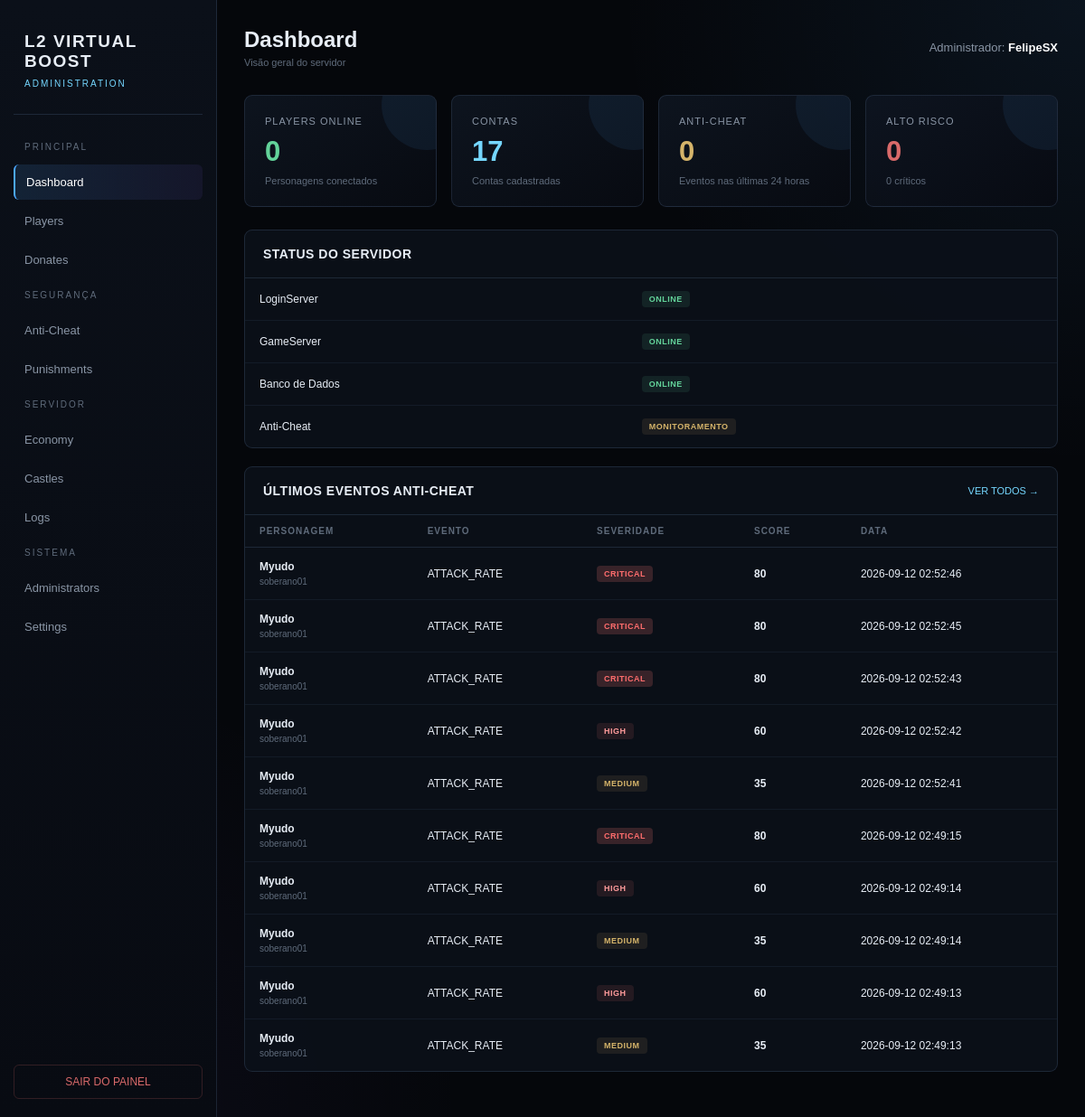
/site/admin/index.php (signed in), run on the app's committed database.
### tables this page shows
CREATE TABLE `anticheat_events` (
  `id` bigint(20) unsigned NOT NULL AUTO_INCREMENT,
  `character_name` varchar(100) DEFAULT NULL,
  `account_name` varchar(100) DEFAULT NULL,
  `ip_address` varchar(45) DEFAULT NULL,
  `hwid` varchar(255) DEFAULT NULL,
  `event_type` varchar(80) NOT NULL,
  `severity` enum('LOW','MEDIUM','HIGH','CRITICAL') NOT NULL DEFAULT 'LOW',
  `score` tinyint(3) unsigned NOT NULL DEFAULT 0,
  `details` text DEFAULT NULL,
  `created_at` datetime NOT NULL DEFAULT current_timestamp(),
  PRIMARY KEY (`id`),
  KEY `idx_ac_created` (`created_at`),
  KEY `idx_ac_character` (`character_name`),
  KEY `idx_ac_ip` (`ip_address`),
  KEY `idx_ac_severity` (`severity`)
);

### site/admin/includes/auth.php (called while the page is built, shortened)
<?php
function admin_logged_in(): bool
{
    return isset($_SESSION['admin_id'])
        && (int) $_SESSION['admin_id'] > 0;
}
function current_admin(): ?array
{
    global $pdo;
    $stmt = $pdo->prepare("
        SELECT
            id,
            username,
            role,
            active,
            created_at,
            last_login
        FROM admin_users
        WHERE id = ?
        LIMIT 1
    ");
    $stmt->execute([
        (int) $_SESSION['admin_id']
    ]);
    $result = $stmt->fetch();
    $admin = $result;
    return $admin;
}

### site/admin/index.php (the view, shortened to what this page needs)
<?php
require_once __DIR__ . '/includes/auth.php';
$admin = current_admin();
$onlinePlayers = 0;
try {
    $stmt = $pdo->query("
        SELECT COUNT(*) AS total
        FROM characters
        WHERE online = 1
    ");
    $onlinePlayers = (int)($stmt->fetch()['total'] ?? 0);
} catch (Throwable $e) {
    $onlinePlayers = 0;
}
$totalAccounts = 0;
try {
    $stmt = $pdo->query("
        SELECT COUNT(*) AS total
        FROM accounts
    ");
    $totalAccounts = (int)($stmt->fetch()['total'] ?? 0);
} catch (Throwable $e) {
    $totalAccounts = 0;
}
$antiCheatTotal = 0;
$antiCheatHigh = 0;
$antiCheatCritical = 0;
try {
    $stmt = $pdo->query("
        SELECT COUNT(*) AS total
        FROM anticheat_events
        WHERE created_at >= DATE_SUB(NOW(), INTERVAL 24 HOUR)
    ");
    $antiCheatTotal = (int)($stmt->fetch()['total'] ?? 0);
    $stmt = $pdo->query("
        SELECT COUNT(*) AS total
        FROM anticheat_events
        WHERE severity = 'HIGH'
        AND created_at >= DATE_SUB(NOW(), INTERVAL 24 HOUR)
    ");
    $antiCheatHigh = (int)($stmt->fetch()['total'] ?? 0);
    $stmt = $pdo->query("
        SELECT COUNT(*) AS total
        FROM anticheat_events
        WHERE severity = 'CRITICAL'
        AND created_at >= DATE_SUB(NOW(), INTERVAL 24 HOUR)
    ");
    $antiCheatCritical = (int)($stmt->fetch()['total'] ?? 0);
} catch (Throwable $e) {
    $antiCheatTotal = 0;
    $antiCheatHigh = 0;
    $antiCheatCritical = 0;
}
$recentEvents = [];
try {
    $stmt = $pdo->query("
        SELECT
            id,
            character_name,
            account_name,
            ip_address,
            event_type,
            severity,
            score,
            details,
            created_at
        FROM anticheat_events
        ORDER BY id DESC
        LIMIT 10
    ");
    $recentEvents = $stmt->fetchAll();
} catch (Throwable $e) {
    $recentEvents = [];
}
?>
<!DOCTYPE html>
<html lang="pt-BR">
<head>
</head>
<body>
<div class="particles-container">
</div>
<aside class="sidebar">
    <div class="logo">
        <h1>
            L2 VIRTUAL BOOST
        </h1>
        <span>
            ADMINISTRATION
        </span>
    </div>
    <div class="menu">
        <div class="menu-title">
            PRINCIPAL
        </div>
        <a
            href="index.php"
            class="active"
        >
            Dashboard
        </a>
        <a href="players.php">
            Players
        </a>
        <a href="donates.php">
            Donates
        </a>
        <div class="menu-title">
            SEGURANÇA
        </div>
        <a href="anticheat.php">
            Anti-Cheat
        </a>
        <a href="punishments.php">
            Punishments
        </a>
        <div class="menu-title">
            SERVIDOR
        </div>
        <a href="economy.php">
            Economy
        </a>
        <a href="castles.php">
            Castles
        </a>
        <a href="logs.php">
            Logs
        </a>
        <div class="menu-title">
            SISTEMA
        </div>
        <a href="administrators.php">
            Administrators
        </a>
        <a href="settings.php">
            Settings
        </a>
    </div>
    <div class="logout">
        <a href="logout.php">
            SAIR DO PAINEL
        </a>
    </div>
</aside>
<main class="content">
    <div class="topbar">
        <div>
            <h2>
                Dashboard
            </h2>
            <div
                style="
                    color:#5f6b7b;
                    font-size:11px;
                    margin-top:5px;
                "
            >
                Visão geral do servidor
            </div>
        </div>
        <div class="admin-info">
            Administrador:
            <strong>
                <?= htmlspecialchars(
                    $admin['username'] ?? 'Admin',
                    ENT_QUOTES,
                    'UTF-8'
                ) ?>
            </strong>
        </div>
    </div>
    <section class="cards">
        <div class="card">
            <div class="card-title">
                Players Online
            </div>
            <div class="card-value green">
                <?= number_format(
                    $onlinePlayers,
                    0,
                    ',',
                    '.'
                ) ?>
            </div>
            <div class="card-info">
                Personagens conectados
            </div>
        </div>
        <div class="card">
            <div class="card-title">
                Contas
            </div>
            <div class="card-value blue">
                <?= number_format(
                    $totalAccounts,
                    0,
                    ',',
                    '.'
                ) ?>
            </div>
            <div class="card-info">
                Contas cadastradas
            </div>
        </div>
        <div class="card">
            <div class="card-title">
                Anti-Cheat
            </div>
            <div class="card-value gold">
                <?= number_format(
                    $antiCheatTotal,
                    0,
                    ',',
                    '.'
                ) ?>
            </div>
            <div class="card-info">
                Eventos nas últimas 24 horas
            </div>
        </div>
        <div class="card">
            <div class="card-title">
                Alto risco
            </div>
            <div class="card-value red">
                <?= number_format(
                    $antiCheatHigh + $antiCheatCritical,
                    0,
                    ',',
                    '.'
                ) ?>
            </div>
            <div class="card-info">
                <?= $antiCheatCritical ?>
                críticos
            </div>
        </div>
    </section>
    <div class="panel">
        <div class="panel-header">
            <h3>
                STATUS DO SERVIDOR
            </h3>
        </div>
        <table>
            <tbody>
                <tr>
                    <td>
                        LoginServer
                    </td>
                    <td>
                        <span class="badge badge-low">
                            ONLINE
                        </span>
                    </td>
                </tr>
                <tr>
                    <td>
                        GameServer
                    </td>
                    <td>
                        <span class="badge badge-low">
                            ONLINE
                        </span>
                    </td>
                </tr>
                <tr>
                    <td>
                        Banco de Dados
                    </td>
                    <td>
                        <span class="badge badge-low">
                            ONLINE
                        </span>
                    </td>
                </tr>
                <tr>
                    <td>
                        Anti-Cheat
                    </td>
                    <td>
                        <span class="badge badge-medium">
                            MONITORAMENTO
                        </span>
                    </td>
                </tr>
            </tbody>
        </table>
    </div>
    <div class="panel">
        <div class="panel-header">
            <h3>
                ÚLTIMOS EVENTOS ANTI-CHEAT
            </h3>
            <a href="anticheat.php">
                VER TODOS →
            </a>
        </div>
        <?php if (!$recentEvents): ?>
            <div class="empty">
                Nenhum evento Anti-Cheat registrado.
                <br><br>
                O sistema está pronto para começar o monitoramento.
            </div>
        <?php else: ?>
            <table>
                <thead>
                    <tr>
                        <th>
                            Personagem
                        </th>
                        <th>
                            Evento
                        </th>
                        <th>
                            Severidade
                        </th>
                        <th>
                            Score
                        </th>
                        <th>
                            Data
                        </th>
                    </tr>
                </thead>
                <tbody>
                <?php foreach ($recentEvents as $event): ?>
                    <?php
                    $severity =
                        strtoupper(
                            (string)$event['severity']
                        );
                    $badgeClass =
                        'badge-' .
                        strtolower($severity);
                    ?>
                    <tr>
                        <td>
                            <strong>
                                <?= htmlspecialchars(
                                    (string)(
                                        $event['character_name']
                                        ?: '-'
                                    ),
                                    ENT_QUOTES,
                                    'UTF-8'
                                ) ?>
                            </strong>
                            <?php if (!empty($event['account_name'])): ?>
                                <div
                                    style="
                                        color:#5f6b7b;
                                        font-size:10px;
                                        margin-top:4px;
                                    "
                                >
                                    <?= htmlspecialchars(
                                        (string)$event['account_name'],
                                        ENT_QUOTES,
                                        'UTF-8'
                                    ) ?>
                                </div>
                            <?php endif; ?>
                        </td>
                        <td>
                            <?= htmlspecialchars(
                                (string)$event['event_type'],
                                ENT_QUOTES,
                                'UTF-8'
                            ) ?>
                        </td>
                        <td>
                            <span
                                class="badge <?= $badgeClass ?>"
                            >
                                <?= htmlspecialchars(
                                    $severity,
                                    ENT_QUOTES,
                                    'UTF-8'
                                ) ?>
                            </span>
                        </td>
                        <td>
                            <strong>
                                <?= (int)$event['score'] ?>
                            </strong>
                        </td>
                        <td>
                            <?= htmlspecialchars(
                                (string)$event['created_at'],
                                ENT_QUOTES,
                                'UTF-8'
                            ) ?>
                        </td>
                    </tr>
                <?php endforeach; ?>
                </tbody>
            </table>
        <?php endif; ?>
    </div>
</main>
</body>
</html>

### site/admin/index.php (style rules this page uses)
:root { --black:#05070b; --black2:#080b12; --panel:#0b1019; --panel2:#0e1520; --blue:#4ca8ff; --blue2:#1769aa; --cyan:#75d7ff; --purple:#8c65ff; --purple2:#5634b8; --gold:#d5b46a; --text:#e7edf5; --muted:#8995a5; --green:#63d39a; --red:#d96a6a; --line:rgba(130,170,220,.16); }
* { box-sizing:border-box; }
html, body { margin:0; padding:0; min-height:100%; }
body { background: radial-gradient( circle at top right, rgba(76,168,255,.08), transparent 30% ), radial-gradient( circle at bottom left, rgba(140,101,255,.06), transparent 30% ), var(--black); color:var(--text); font-family: Arial, Helvetica, sans-serif; }
.sidebar { position:fixed; left:0; top:0; bottom:0; width:240px; background: linear-gradient( 180deg, #0b1019, #080b12 ); border-right:1px solid var(--line); padding:25px 15px; z-index:100; }
.logo { padding:10px 12px 28px; border-bottom:1px solid var(--line); margin-bottom:20px; }
.logo h1 { margin:0; font-size:19px; letter-spacing:1.5px; }
.logo span { display:block; margin-top:8px; color:var(--cyan); font-size:10px; letter-spacing:2px; }
.menu-title { font-size:10px; color:#5f6b7b; letter-spacing:2px; padding:10px 12px; }
.menu a { display:block; padding:12px; margin:4px 0; color:var(--muted); text-decoration:none; border-radius:6px; font-size:13px; transition:.2s; }
.menu a:hover, .menu a.active { background: linear-gradient( 90deg, rgba(76,168,255,.13), rgba(140,101,255,.08) ); color:white; border-left:2px solid var(--blue); }
.logout { position:absolute; left:15px; right:15px; bottom:20px; }
.logout a { display:block; text-align:center; padding:11px; border:1px solid rgba(217,106,106,.2); color:#d96a6a; text-decoration:none; border-radius:6px; font-size:12px; }
.content { margin-left:240px; padding:30px; min-height:100vh; }
.topbar { display:flex; justify-content:space-between; align-items:center; margin-bottom:30px; }
.topbar h2 { margin:0; font-size:24px; }
.admin-info { color:var(--muted); font-size:13px; }
.admin-info strong { color:white; }
.cards { display:grid; grid-template-columns: repeat(4, minmax(0,1fr)); gap:16px; margin-bottom:25px; }
.card { background: linear-gradient( 145deg, rgba(14,21,32,.95), rgba(8,11,18,.95) ); border:1px solid var(--line); border-radius:9px; padding:22px; position:relative; overflow:hidden; }
.card::after { content:""; position:absolute; width:100px; height:100px; right:-40px; top:-40px; background:rgba(76,168,255,.08); border-radius:50%; }
.card-title { color:var(--muted); font-size:11px; letter-spacing:1px; text-transform:uppercase; }
.card-value { font-size:31px; font-weight:bold; margin-top:10px; }
.card-info { margin-top:8px; color:#5f6b7b; font-size:11px; }
.green { color:var(--green); }
.red { color:var(--red); }
.blue { color:var(--cyan); }
.gold { color:var(--gold); }
.panel { background: rgba(11,16,25,.94); border:1px solid var(--line); border-radius:9px; overflow:hidden; margin-bottom:20px; }
.panel-header { display:flex; justify-content:space-between; align-items:center; padding:18px 20px; border-bottom:1px solid var(--line); }
.panel-header h3 { margin:0; font-size:14px; letter-spacing:.5px; }
.panel-header a { color:var(--cyan); text-decoration:none; font-size:11px; }
table { width:100%; border-collapse:collapse; }
th { text-align:left; padding:12px 16px; color:#5f6b7b; font-size:10px; letter-spacing:1px; text-transform:uppercase; border-bottom:1px solid var(--line); }
td { padding:14px 16px; border-bottom:1px solid rgba(130,170,220,.08); font-size:12px; }
tr:last-child td { border-bottom:0; }
.badge { display:inline-block; padding:4px 8px; border-radius:4px; font-size:9px; font-weight:bold; letter-spacing:.5px; }
.badge-low { background:rgba(99,211,154,.1); color:var(--green); }
.badge-medium { background:rgba(213,180,106,.1); color:var(--gold); }
.badge-high { background:rgba(217,106,106,.12); color:#ff9b9b; }
.badge-critical { background:rgba(217,106,106,.22); color:#ff6d6d; }
.particles-container { position: fixed; top: 0; left: 0; width: 100vw; height: 100vh; overflow: hidden; pointer-events: none; z-index: 1; }

### data on the page
anticheat_events: character_name "Myudo", account_name "soberano01", event_type "ATTACK_RATE", severity "CRITICAL", score "80", created_at "2026-09-12 02:52:46"
anticheat_events: character_name "Myudo", account_name "soberano01", event_type "ATTACK_RATE", severity "CRITICAL", score "80", created_at "2026-09-12 02:52:45"
anticheat_events: character_name "Myudo", account_name "soberano01", event_type "ATTACK_RATE", severity "CRITICAL", score "80", created_at "2026-09-12 02:52:43"
anticheat_events: character_name "Myudo", account_name "soberano01", event_type "ATTACK_RATE", severity "HIGH", score "60", created_at "2026-09-12 02:52:42"
anticheat_events: character_name "Myudo", account_name "soberano01", event_type "ATTACK_RATE", severity "MEDIUM", score "35", created_at "2026-09-12 02:52:41"
anticheat_events: character_name "Myudo", account_name "soberano01", event_type "ATTACK_RATE", severity "CRITICAL", score "80", created_at "2026-09-12 02:49:15"
anticheat_events: character_name "Myudo", account_name "soberano01", event_type "ATTACK_RATE", severity "HIGH", score "60", created_at "2026-09-12 02:49:14"
anticheat_events: character_name "Myudo", account_name "soberano01", event_type "ATTACK_RATE", severity "MEDIUM", score "35", created_at "2026-09-12 02:49:14"
anticheat_events: character_name "Myudo", account_name "soberano01", event_type "ATTACK_RATE", severity "HIGH", score "60", created_at "2026-09-12 02:49:13"
anticheat_events: character_name "Myudo", account_name "soberano01", event_type "ATTACK_RATE", severity "MEDIUM", score "35", created_at "2026-09-12 02:49:13"

### other printed values
$admin['username'] "FelipeSX"
$onlinePlayers "0"
$totalAccounts "17"
$antiCheatTotal "0"
$antiCheatHigh + $antiCheatCritical "0"
$antiCheatCritical "0"
